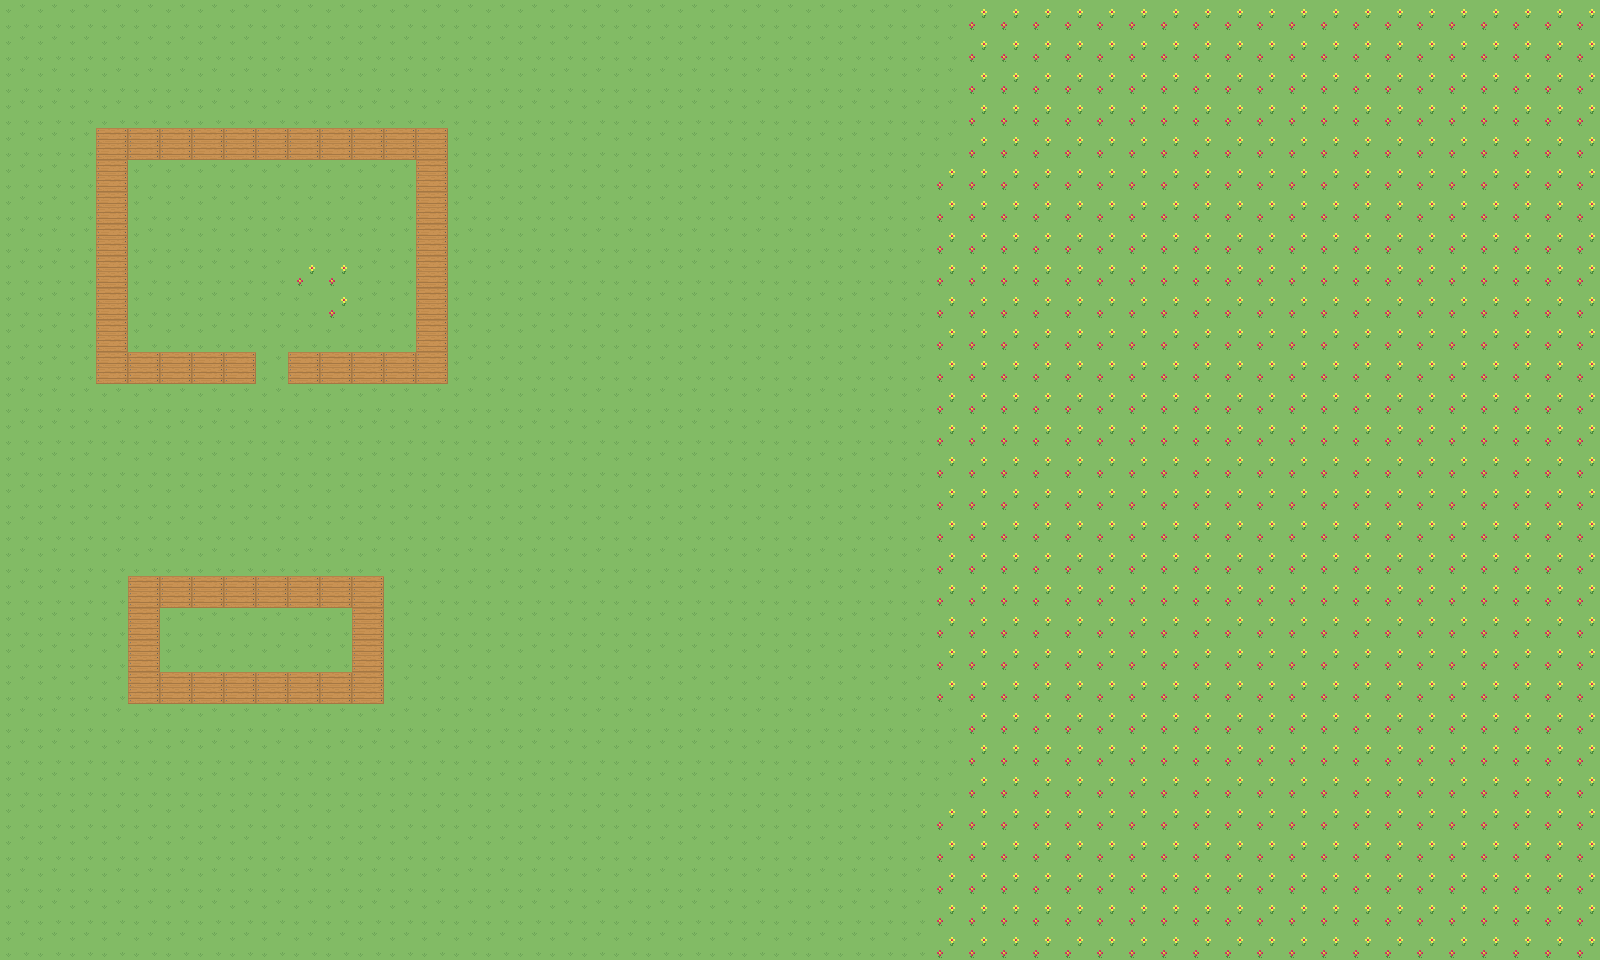

This game map was drawn from its Tiled (.tmx) file and the tilesets committed beside it. A one-line description and the full map source follow:
An orthogonal 50x30 tile map with 32x32 px tiles, 1 tile layer (Tile Layer 1).

<map version="1.0" tiledversion="1.0.3" orientation="orthogonal" renderorder="right-down" width="50" height="30" tilewidth="32" tileheight="32" nextobjectid="1">
 <tileset firstgid="1" name="countryside" tilewidth="32" tileheight="32" tilecount="4" columns="2">
  <image source="../resources/countryside.png" width="64" height="64" />
 </tileset>
 <layer name="Tile Layer 1" width="50" height="30">
  <data encoding="csv">
1,1,1,1,1,1,1,1,1,1,1,1,1,1,1,1,1,1,1,1,1,1,1,1,1,1,1,1,1,1,3,3,3,3,3,3,3,3,3,3,3,3,3,3,3,3,3,3,3,3,
1,1,1,1,1,1,1,1,1,1,1,1,1,1,1,1,1,1,1,1,1,1,1,1,1,1,1,1,1,1,3,3,3,3,3,3,3,3,3,3,3,3,3,3,3,3,3,3,3,3,
1,1,1,1,1,1,1,1,1,1,1,1,1,1,1,1,1,1,1,1,1,1,1,1,1,1,1,1,1,1,3,3,3,3,3,3,3,3,3,3,3,3,3,3,3,3,3,3,3,3,
1,1,1,1,1,1,1,1,1,1,1,1,1,1,1,1,1,1,1,1,1,1,1,1,1,1,1,1,1,1,3,3,3,3,3,3,3,3,3,3,3,3,3,3,3,3,3,3,3,3,
1,1,1,4,4,4,4,4,4,4,4,4,4,4,1,1,1,1,1,1,1,1,1,1,1,1,1,1,1,1,3,3,3,3,3,3,3,3,3,3,3,3,3,3,3,3,3,3,3,3,
1,1,1,4,1,1,1,1,1,1,1,1,1,4,1,1,1,1,1,1,1,1,1,1,1,1,1,1,1,3,3,3,3,3,3,3,3,3,3,3,3,3,3,3,3,3,3,3,3,3,
1,1,1,4,1,1,1,1,1,1,1,1,1,4,1,1,1,1,1,1,1,1,1,1,1,1,1,1,1,3,3,3,3,3,3,3,3,3,3,3,3,3,3,3,3,3,3,3,3,3,
1,1,1,4,1,1,1,1,1,1,1,1,1,4,1,1,1,1,1,1,1,1,1,1,1,1,1,1,1,3,3,3,3,3,3,3,3,3,3,3,3,3,3,3,3,3,3,3,3,3,
1,1,1,4,1,1,1,1,1,3,3,1,1,4,1,1,1,1,1,1,1,1,1,1,1,1,1,1,1,3,3,3,3,3,3,3,3,3,3,3,3,3,3,3,3,3,3,3,3,3,
1,1,1,4,1,1,1,1,1,1,3,1,1,4,1,1,1,1,1,1,1,1,1,1,1,1,1,1,1,3,3,3,3,3,3,3,3,3,3,3,3,3,3,3,3,3,3,3,3,3,
1,1,1,4,1,1,1,1,1,1,1,1,1,4,1,1,1,1,1,1,1,1,1,1,1,1,1,1,1,3,3,3,3,3,3,3,3,3,3,3,3,3,3,3,3,3,3,3,3,3,
1,1,1,4,4,4,4,4,1,4,4,4,4,4,1,1,1,1,1,1,1,1,1,1,1,1,1,1,1,3,3,3,3,3,3,3,3,3,3,3,3,3,3,3,3,3,3,3,3,3,
1,1,1,1,1,1,1,1,1,1,1,1,1,1,1,1,1,1,1,1,1,1,1,1,1,1,1,1,1,3,3,3,3,3,3,3,3,3,3,3,3,3,3,3,3,3,3,3,3,3,
1,1,1,1,1,1,1,1,1,1,1,1,1,1,1,1,1,1,1,1,1,1,1,1,1,1,1,1,1,3,3,3,3,3,3,3,3,3,3,3,3,3,3,3,3,3,3,3,3,3,
1,1,1,1,1,1,1,1,1,1,1,1,1,1,1,1,1,1,1,1,1,1,1,1,1,1,1,1,1,3,3,3,3,3,3,3,3,3,3,3,3,3,3,3,3,3,3,3,3,3,
1,1,1,1,1,1,1,1,1,1,1,1,1,1,1,1,1,1,1,1,1,1,1,1,1,1,1,1,1,3,3,3,3,3,3,3,3,3,3,3,3,3,3,3,3,3,3,3,3,3,
1,1,1,1,1,1,1,1,1,1,1,1,1,1,1,1,1,1,1,1,1,1,1,1,1,1,1,1,1,3,3,3,3,3,3,3,3,3,3,3,3,3,3,3,3,3,3,3,3,3,
1,1,1,1,1,1,1,1,1,1,1,1,1,1,1,1,1,1,1,1,1,1,1,1,1,1,1,1,1,3,3,3,3,3,3,3,3,3,3,3,3,3,3,3,3,3,3,3,3,3,
1,1,1,1,4,4,4,4,4,4,4,4,1,1,1,1,1,1,1,1,1,1,1,1,1,1,1,1,1,3,3,3,3,3,3,3,3,3,3,3,3,3,3,3,3,3,3,3,3,3,
1,1,1,1,4,1,1,1,1,1,1,4,1,1,1,1,1,1,1,1,1,1,1,1,1,1,1,1,1,3,3,3,3,3,3,3,3,3,3,3,3,3,3,3,3,3,3,3,3,3,
1,1,1,1,4,1,1,1,1,1,1,4,1,1,1,1,1,1,1,1,1,1,1,1,1,1,1,1,1,3,3,3,3,3,3,3,3,3,3,3,3,3,3,3,3,3,3,3,3,3,
1,1,1,1,4,4,4,4,4,4,4,4,1,1,1,1,1,1,1,1,1,1,1,1,1,1,1,1,1,3,3,3,3,3,3,3,3,3,3,3,3,3,3,3,3,3,3,3,3,3,
1,1,1,1,1,1,1,1,1,1,1,1,1,1,1,1,1,1,1,1,1,1,1,1,1,1,1,1,1,1,3,3,3,3,3,3,3,3,3,3,3,3,3,3,3,3,3,3,3,3,
1,1,1,1,1,1,1,1,1,1,1,1,1,1,1,1,1,1,1,1,1,1,1,1,1,1,1,1,1,1,3,3,3,3,3,3,3,3,3,3,3,3,3,3,3,3,3,3,3,3,
1,1,1,1,1,1,1,1,1,1,1,1,1,1,1,1,1,1,1,1,1,1,1,1,1,1,1,1,1,1,3,3,3,3,3,3,3,3,3,3,3,3,3,3,3,3,3,3,3,3,
1,1,1,1,1,1,1,1,1,1,1,1,1,1,1,1,1,1,1,1,1,1,1,1,1,1,1,1,1,3,3,3,3,3,3,3,3,3,3,3,3,3,3,3,3,3,3,3,3,3,
1,1,1,1,1,1,1,1,1,1,1,1,1,1,1,1,1,1,1,1,1,1,1,1,1,1,1,1,1,3,3,3,3,3,3,3,3,3,3,3,3,3,3,3,3,3,3,3,3,3,
1,1,1,1,1,1,1,1,1,1,1,1,1,1,1,1,1,1,1,1,1,1,1,1,1,1,1,1,1,3,3,3,3,3,3,3,3,3,3,3,3,3,3,3,3,3,3,3,3,3,
1,1,1,1,1,1,1,1,1,1,1,1,1,1,1,1,1,1,1,1,1,1,1,1,1,1,1,1,1,3,3,3,3,3,3,3,3,3,3,3,3,3,3,3,3,3,3,3,3,3,
1,1,1,1,1,1,1,1,1,1,1,1,1,1,1,1,1,1,1,1,1,1,1,1,1,1,1,1,1,3,3,3,3,3,3,3,3,3,3,3,3,3,3,3,3,3,3,3,3,3
</data>
 </layer>
</map>
